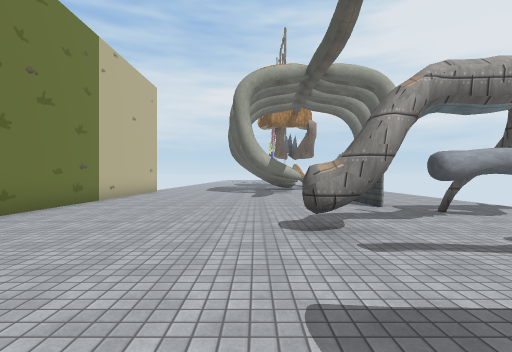
view 1 (above)

12 first-person views from a walk through a 3-D level made in the Unity game engine. The camera is 1.5 m above the floor, looks level and sees 85° across. The floor is counted in squares, 2 m on a side. Each view is taken from the middle of a square. On the plan, view 1 faces up. The plan holds only what a view shows up to about 10 squares ahead; the rest is blank. The place goes on beyond the plan. Some surface patterns are stand-ins.

view 2
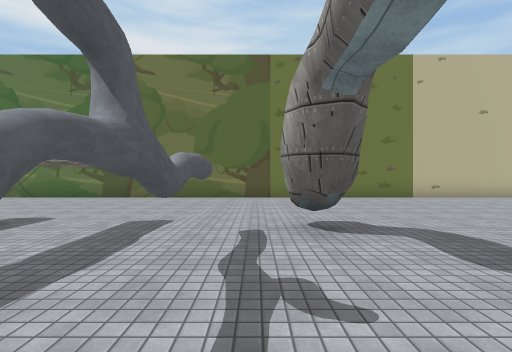

view 3
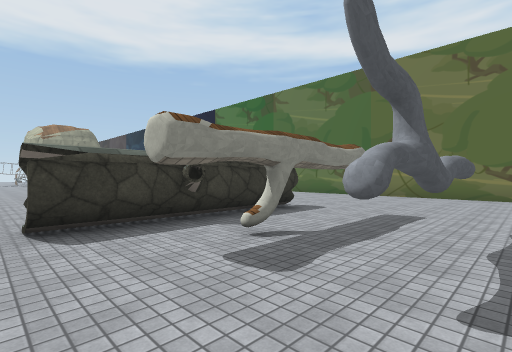

view 4
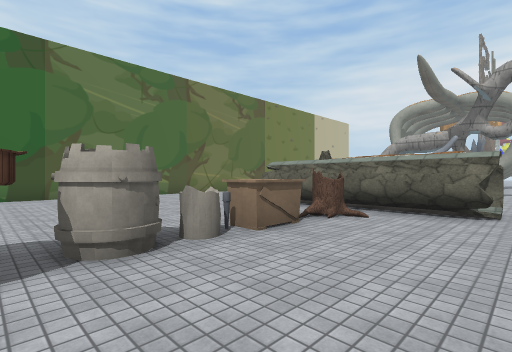

view 5
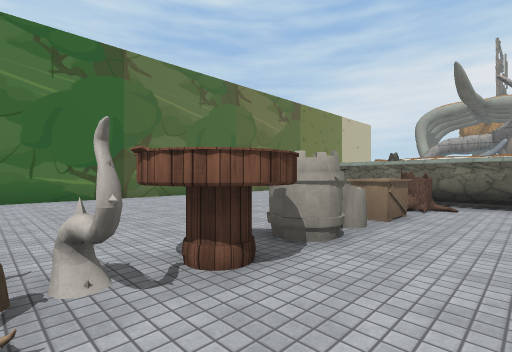

view 6
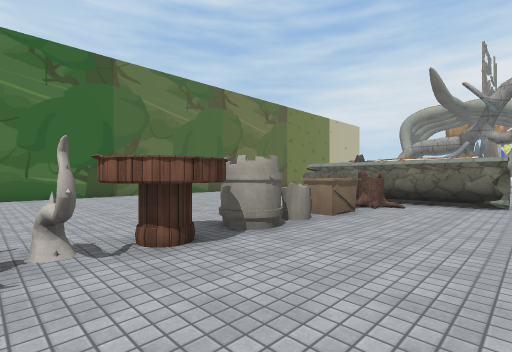

view 7
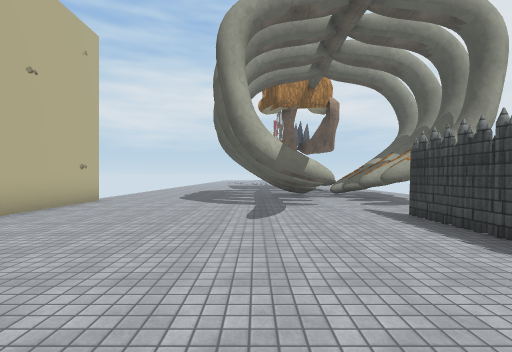

view 8
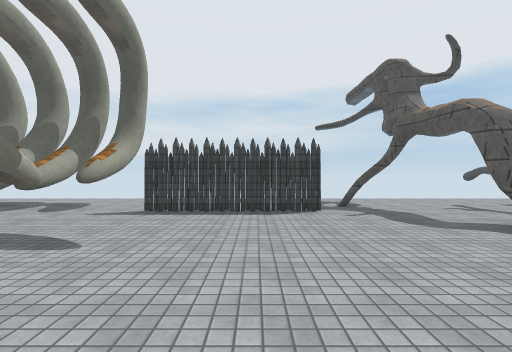

view 9
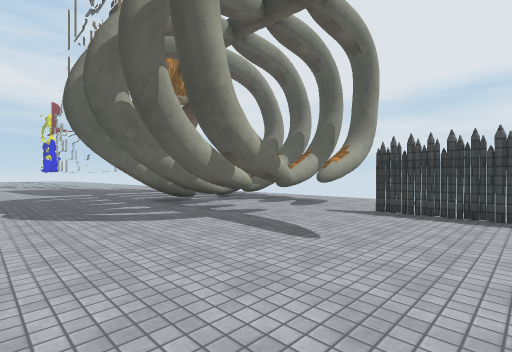

view 10
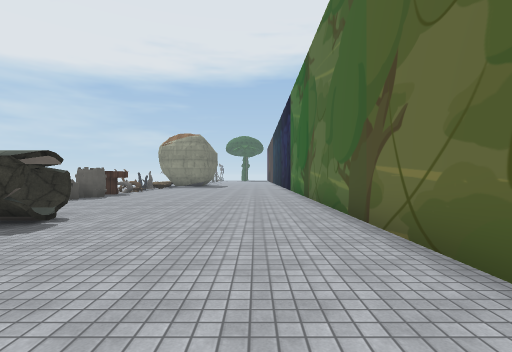

view 11
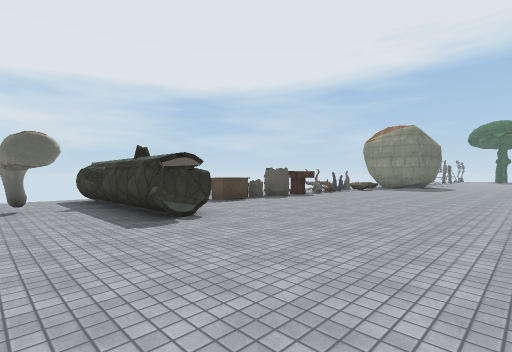

view 12
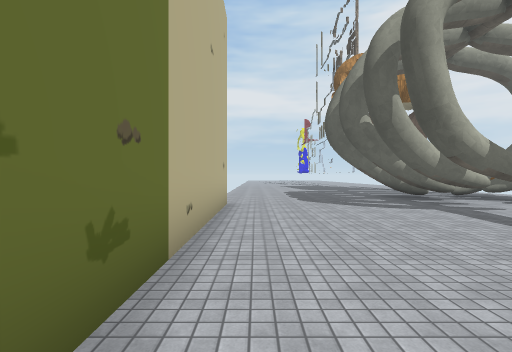

### Floor plan
Points are (right, up) in squares from view 1. A wall is a line through its corners. A room is listed if a view was taken in it or the views show most of it. See-through windows are left out.
Room 1 (views 1, 2, 3, 4, 5, 6, 7, 8, 9, 10, 11, 12)
walls: (1.2, 3.3) (0.7, 3.5); (1.5, 3.5) (0.9, 3.5); (1.5, 3.7) (0.9, 3.4); (1.1, 4.3) (1.7, 4) (1.5, 3.4) (0.7, 3.4); (1.3, 4.3) (1.7, 4); (0.4, -1.1) (5.6, -1.1); (3.1, -1.1) (3.5, -0.7); (3.1, -1.2) (3.4, -0.7); (0.3, -2.1) (2.6, -2.1); (3.8, 5.1) (3.9, 5.8); (4, 5) (3.7, 5.6); (2.9, 6.6) (2.9, 10.4); (3.1, 6.8) (2.8, 7.1) (3.1, 7.5); (5.7, -1.2) (5.2, -1.2); (2.8, 7.8) (3.1, 8.1) (2.7, 8.6) (3.1, 9.1) (2.7, 9.6); (5.6, -2.2) (0.4, -2.2); (3.2, 8.3) (2.9, 8.8); (2.8, 9.9) (3.1, 10.3); (1.7, 11.6) (1.2, 11.5); (1.7, 11.6) (1.1, 11.6); (1.8, 11.7) (1.3, 11.5) (0.8, 11.6); (3.7, 11.5) (3.2, 11.7); (4, 11.7) (3.5, 11.6); (1.5, 12.8) (0.5, 12.8); (1.8, 12.9) (0.8, 12.8); (1.9, 13.1) (1.1, 12.7) (0.3, 13); (4.3, 12.7) (3.4, 12.7); (3.7, 12.9) (3.2, 12.9); (4, 12.9) (3.5, 12.9); (4.5, 12.9) (3.9, 12.8) (3.1, 13); (0.9, 14.1) (0.2, 14.4); (1.4, 14.2) (0.4, 14.3); (1.8, 14.3) (0.6, 14.3); (1.9, 14.4) (1.2, 14.2); (3.6, 14.2) (3, 14.4); (3.6, 14.2) (3.1, 14.3); (3.9, 14.3) (3.3, 14.3) (3, 14.5); (-4.8, 13.5) (-4.8, -9.6)
low walls: (3.6, 14.3) (3.3, 14.3)
objects: other object (2, 2) to (4, 2); other object (3, -10); table (3, -9) to (3, -8); other object (3, -7); torch (3, -6) to (3, -5); other object (3, -4); stump (3, -3)

Where each view was taken, in squares from view 1:
view 1: 0 up, 0 right, facing up
view 2: 3 up, 5 right, facing left
view 3: 3 up, 6 right, facing down-left
view 4: 8 down, 6 right, facing up-left
view 5: 10 down, 5 right, facing up-left
view 6: 10 down, 6 right, facing up-left
view 7: 5 up, 0 right, facing up
view 8: 8 up, 3 left, facing right
view 9: 8 up, 3 left, facing up-right
view 10: 3 up, 3 left, facing down
view 11: 1 up, 4 left, facing down-right
view 12: 6 up, 4 left, facing up
